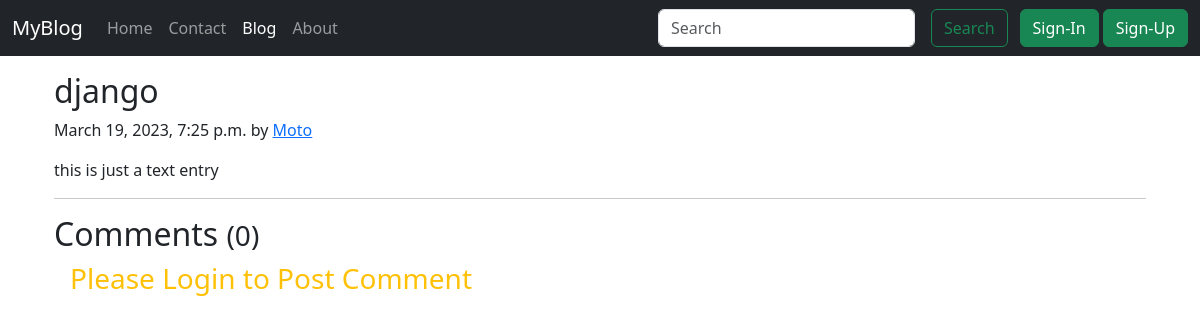
Before: /blog/blogpost/second-blog with the older database file.
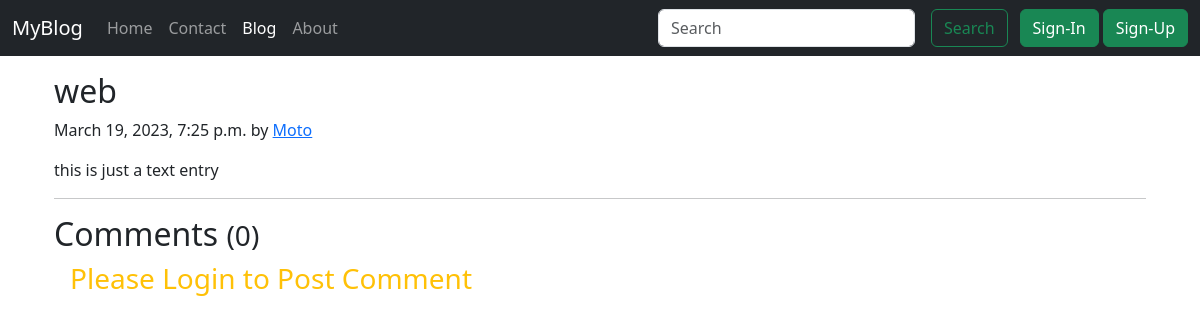
After: the same page with the newer database file.
### Blog/models.py (models this page shows, shortened)
class Post(models.Model):
    Sno = models.AutoField(primary_key=True)
    author = models.CharField(max_length=100)
    title = models.CharField(max_length=150)
    slug = models.SlugField(max_length=140)
    Timestamp = models.DateTimeField(blank=True)
    content = models.TextField()

### Blog/views.py (the view)
# urls.py: path('blogpost/<slug:slug>', views.blogpost,name = "blogpost"),
def blogpost(request, slug):
    post  = Post.objects.filter(slug=slug).first()
    comments = BlogComment.objects.filter(post=post)
    context = {"post" : post, "comments": comments, "user": request.user}
    return render(request, 'Blog/blogpost.html', context)

### templates/Blog/blogpost.html (shortened to what this page needs)
{% extends 'basic.html' %}
{% block blogactive %} active {% endblock blogactive %}
{% block body %}
{% load humanize %}
<div class="container my-3">
    <div class="blog-post">
        <h2 class="blog-post-title">
            {{post.title}}
        </h2>
        <p class="blog-post-meta">
            {{post.Timestamp}} by <a href ="#">{{post.author}}</a>
        </p>
        <p>{{post.content}}</p>
        <hr>
    </div>
</div>
<div class="container">
    <h2>Comments <small>({{comments.count}})</small></h2>
    {% if user.is_authenticated %}
    <form action="/blog/postcomment" method="post">
        {% csrf_token %}
        <div class="form-group">
            <label for="postcomment">Post Comments</label>
            <input type="text" class="form-control mx-2" name="postcomment" placeholder="Enter Your Comment Here" id="postcomment">
        </div>
        <input type="hidden" name="postSno" value="{{post.Sno}}" id="postSno">
        <button type="submit" class="btn btn-primary my-2 mx-3">Submit</button>
    </form>
    {% else %}
    <h3 class="text-warning mx-3">Please Login to Post Comment</h3>
    {% endif %}
</div>
{% endblock body %}

Changed rows visible on the page:
changed Post "Moto": title "django" → "web"
